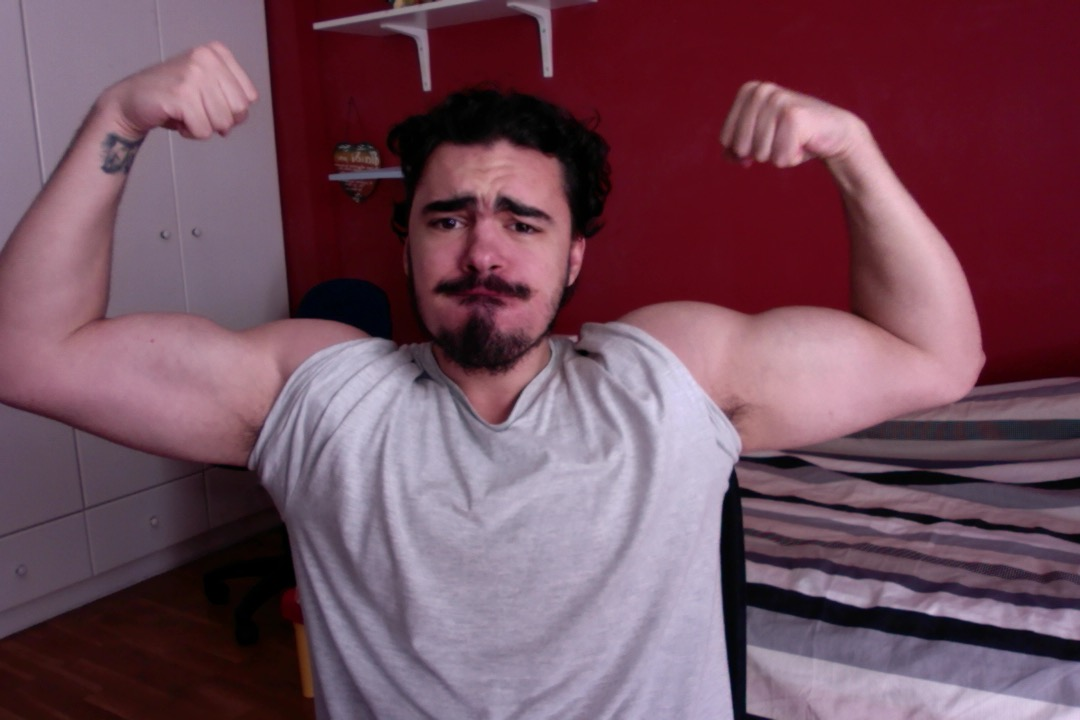
#> input picture imgs/Photo on 4-5-23 at 09.38.jpg, 1080 x 720 px; its folder holds only this picture in this run
$ python photoEditor.py
#> lines starting #> are read from the running program, lines starting #| are printed output that depends on the picture
from PIL import Image, ImageEnhance, ImageFilter
import os

path = "./imgs"
pathOut = "/editedImgs"

for filename in os.listdir(path):
    img = Image.open(f"{path}/{filename}")
#> img is the input picture: PIL image 1080x720 RGB; mean R, G, B 113.5, 77.5, 92
    # img_gray = img.convert("L")
    # img_gray_smooth = img_gray.filter(ImageFilter.SMOOTH)
    # edges_smooth = img_gray_smooth.filter(ImageFilter.FIND_EDGES)

    sharpened = img.filter(ImageFilter.SHARPEN)
    detailed = sharpened.filter(ImageFilter.DETAIL)

    enhancer = ImageEnhance.Contrast(detailed)
    enhanced = enhancer.enhance(factor=1.5)
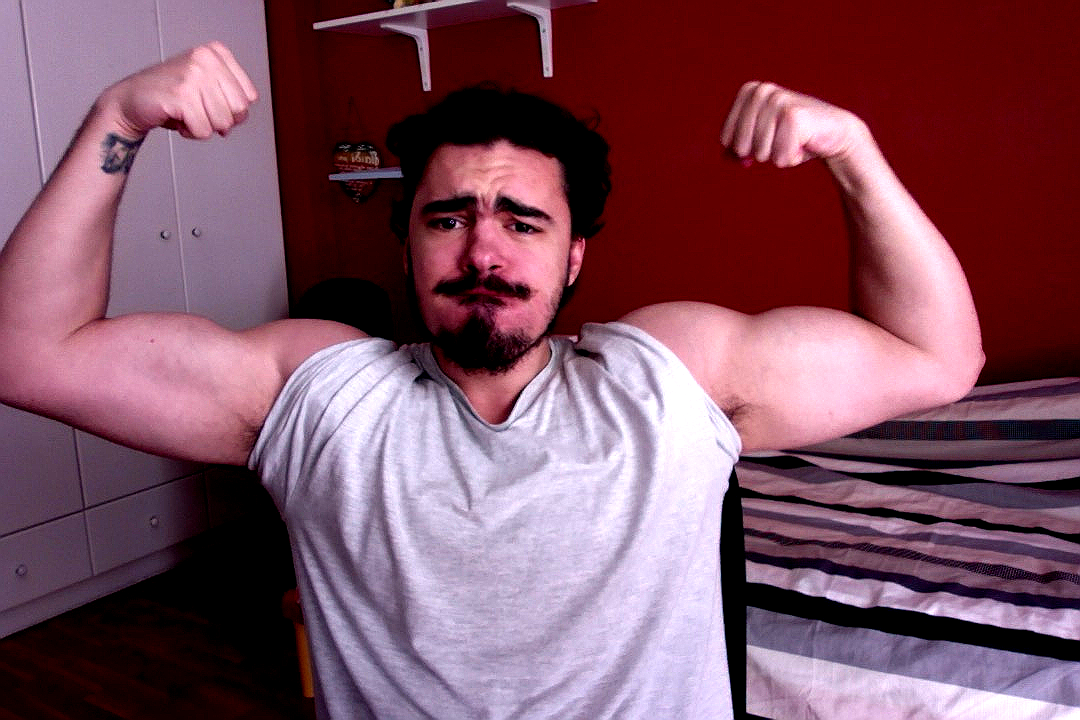
#> enhanced: PIL image 1080x720 RGB; mean R, G, B 126.4, 83.1, 98.9

    brightener = ImageEnhance.Brightness(enhanced)
    brightened = brightener.enhance(factor=0.8)
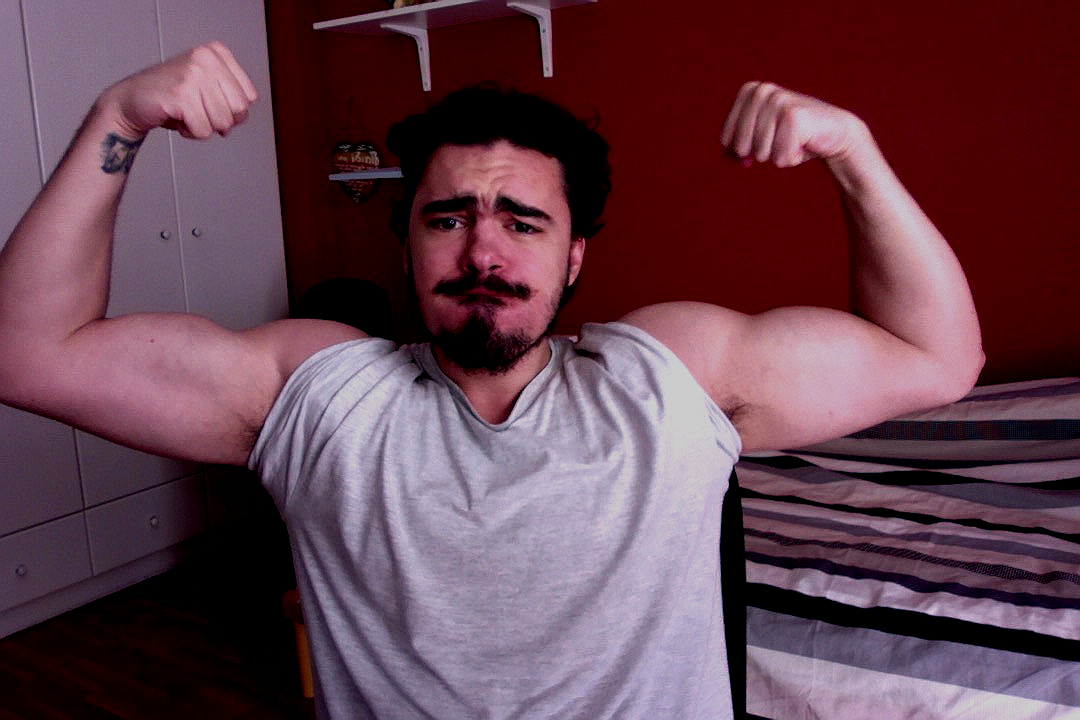
#> brightened: PIL image 1080x720 RGB; mean R, G, B 100.8, 66.2, 78.9

    clean_name = os.path.splitext(filename)[0]

    brightened.save(f".{pathOut}/{clean_name}_edited.jpg", dpi=(300, 300))

# Credits to Internet Made Coder for the inspiration.
